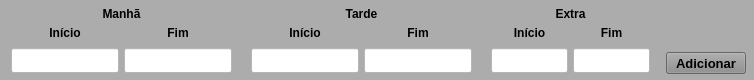
           <widget class="QWidget" name="widget_19" native="true">
            <property name="minimumSize">
             <size>
              <width>0</width>
              <height>80</height>
             </size>
            </property>
            <property name="maximumSize">
             <size>
              <width>16777215</width>
              <height>80</height>
             </size>
            </property>
            <property name="styleSheet">
             <string notr="true">background-color: rgb(172, 172, 172);</string>
            </property>
            <layout class="QHBoxLayout" name="horizontalLayout_17">
             <property name="spacing">
              <number>3</number>
             </property>
             <property name="leftMargin">
              <number>3</number>
             </property>
             <property name="topMargin">
              <number>3</number>
             </property>
             <property name="rightMargin">
              <number>3</number>
             </property>
             <property name="bottomMargin">
              <number>3</number>
             </property>
             <item>
              <widget class="QWidget" name="widget_22" native="true">
               <property name="minimumSize">
                <size>
                 <width>0</width>
                 <height>0</height>
                </size>
               </property>
               <property name="maximumSize">
                <size>
                 <width>16777215</width>
                 <height>16777215</height>
                </size>
               </property>
               <property name="styleSheet">
                <string notr="true"/>
               </property>
               <layout class="QVBoxLayout" name="verticalLayout_9">
                <property name="spacing">
                 <number>3</number>
                </property>
                <property name="leftMargin">
                 <number>3</number>
                </property>
                <property name="topMargin">
                 <number>3</number>
                </property>
                <property name="rightMargin">
                 <number>3</number>
                </property>
                <property name="bottomMargin">
                 <number>3</number>
                </property>
                <item>
                 <widget class="QLabel" name="label_25">
                  <property name="minimumSize">
                   <size>
                    <width>0</width>
                    <height>15</height>
                   </size>
                  </property>
                  <property name="maximumSize">
                   <size>
                    <width>16777215</width>
                    <height>15</height>
                   </size>
                  </property>
                  <property name="font">
                   <font>
                    <pointsize>9</pointsize>
                    <weight>75</weight>
                    <bold>true</bold>
                   </font>
                  </property>
                  <property name="text">
                   <string>Manhã</string>
                  </property>
                  <property name="alignment">
                   <set>Qt::AlignCenter</set>
                  </property>
                 </widget>
                </item>
                <item>
                 <widget class="QWidget" name="widget_24" native="true">
                  <property name="minimumSize">
                   <size>
                    <width>0</width>
                    <height>18</height>
                   </size>
                  </property>
                  <property name="maximumSize">
                   <size>
                    <width>16777215</width>
                    <height>18</height>
                   </size>
                  </property>
                  <layout class="QHBoxLayout" name="horizontalLayout_14">
                   <property name="spacing">
                    <number>5</number>
                   </property>
                   <property name="leftMargin">
                    <number>5</number>
                   </property>
                   <property name="topMargin">
                    <number>3</number>
                   </property>
                   <property name="rightMargin">
                    <number>5</number>
                   </property>
                   <property name="bottomMargin">
                    <number>3</number>
                   </property>
                   <item>
                    <widget class="QLabel" name="label_24">
                     <property name="font">
                      <font>
                       <pointsize>9</pointsize>
                       <weight>75</weight>
                       <bold>true</bold>
                      </font>
                     </property>
                     <property name="text">
                      <string>Início</string>
                     </property>
                     <property name="alignment">
                      <set>Qt::AlignCenter</set>
                     </property>
                    </widget>
                   </item>
                   <item>
                    <widget class="QLabel" name="label_26">
                     <property name="font">
                      <font>
                       <pointsize>9</pointsize>
                       <weight>75</weight>
                       <bold>true</bold>
                      </font>
                     </property>
                     <property name="text">
                      <string>Fim</string>
                     </property>
                     <property name="alignment">
                      <set>Qt::AlignCenter</set>
                     </property>
                    </widget>
                   </item>
                  </layout>
                 </widget>
                </item>
                <item>
                 <widget class="QWidget" name="widget_25" native="true">
                  <layout class="QHBoxLayout" name="horizontalLayout_19">
                   <property name="spacing">
                    <number>5</number>
                   </property>
                   <property name="leftMargin">
                    <number>5</number>
                   </property>
                   <property name="topMargin">
                    <number>3</number>
                   </property>
                   <property name="rightMargin">
                    <number>5</number>
                   </property>
                   <property name="bottomMargin">
                    <number>3</number>
                   </property>
                   <item>
                    <widget class="QLineEdit" name="line_Ini_Manha">
                     <property name="sizePolicy">
                      <sizepolicy hsizetype="Preferred" vsizetype="Preferred">
                       <horstretch>0</horstretch>
                       <verstretch>0</verstretch>
                      </sizepolicy>
                     </property>
                     <property name="minimumSize">
                      <size>
                       <width>0</width>
                       <height>25</height>
                      </size>
                     </property>
                     <property name="maximumSize">
                      <size>
                       <width>16777215</width>
                       <height>25</height>
                      </size>
                     </property>
                     <property name="font">
                      <font>
                       <pointsize>9</pointsize>
                      </font>
                     </property>
                     <property name="styleSheet">
                      <string notr="true">background-color: rgb(255, 255, 255);</string>
                     </property>
                     <property name="text">
                      <string/>
                     </property>
                     <property name="maxLength">
                      <number>30</number>
                     </property>
                     <property name="alignment">
                      <set>Qt::AlignCenter</set>
                     </property>
                    </widget>
                   </item>
                   <item>
                    <widget class="QLineEdit" name="line_Fim_Manha">
                     <property name="sizePolicy">
                      <sizepolicy hsizetype="Preferred" vsizetype="Preferred">
                       <horstretch>0</horstretch>
                       <verstretch>0</verstretch>
                      </sizepolicy>
                     </property>
                     <property name="minimumSize">
                      <size>
                       <width>0</width>
                       <height>25</height>
                      </size>
                     </property>
                     <property name="maximumSize">
                      <size>
                       <width>16777215</width>
                       <height>25</height>
                      </size>
                     </property>
                     <property name="font">
                      <font>
                       <pointsize>9</pointsize>
                      </font>
                     </property>
                     <property name="styleSheet">
                      <string notr="true">background-color: rgb(255, 255, 255);</string>
                     </property>
                     <property name="text">
                      <string/>
                     </property>
                     <property name="maxLength">
                      <number>30</number>
                     </property>
                     <property name="alignment">
                      <set>Qt::AlignCenter</set>
                     </property>
                    </widget>
                   </item>
                  </layout>
                 </widget>
                </item>
               </layout>
              </widget>
             </item>
             <item>
              <widget class="QWidget" name="widget_26" native="true">
               <property name="minimumSize">
                <size>
                 <width>0</width>
                 <height>0</height>
                </size>
               </property>
               <property name="maximumSize">
                <size>
                 <width>16777215</width>
                 <height>16777215</height>
                </size>
               </property>
               <property name="styleSheet">
                <string notr="true"/>
               </property>
               <layout class="QVBoxLayout" name="verticalLayout_10">
                <property name="spacing">
                 <number>3</number>
                </property>
                <property name="leftMargin">
                 <number>3</number>
                </property>
                <property name="topMargin">
                 <number>3</number>
                </property>
                <property name="rightMargin">
                 <number>3</number>
                </property>
                <property name="bottomMargin">
                 <number>3</number>
                </property>
                <item>
                 <widget class="QLabel" name="label_27">
                  <property name="minimumSize">
                   <size>
                    <width>0</width>
                    <height>15</height>
                   </size>
                  </property>
                  <property name="maximumSize">
                   <size>
                    <width>16777215</width>
                    <height>15</height>
                   </size>
                  </property>
                  <property name="font">
                   <font>
                    <pointsize>9</pointsize>
                    <weight>75</weight>
                    <bold>true</bold>
                   </font>
                  </property>
                  <property name="text">
                   <string>Tarde</string>
                  </property>
                  <property name="alignment">
                   <set>Qt::AlignCenter</set>
                  </property>
                 </widget>
                </item>
                <item>
                 <widget class="QWidget" name="widget_28" native="true">
                  <property name="minimumSize">
                   <size>
                    <width>0</width>
                    <height>18</height>
                   </size>
                  </property>
                  <property name="maximumSize">
                   <size>
                    <width>16777215</width>
                    <height>18</height>
                   </size>
                  </property>
                  <layout class="QHBoxLayout" name="horizontalLayout_21">
                   <property name="spacing">
                    <number>5</number>
                   </property>
                   <property name="leftMargin">
                    <number>5</number>
                   </property>
                   <property name="topMargin">
                    <number>3</number>
                   </property>
                   <property name="rightMargin">
                    <number>5</number>
                   </property>
                   <property name="bottomMargin">
                    <number>3</number>
                   </property>
                   <item>
                    <widget class="QLabel" name="label_28">
                     <property name="font">
                      <font>
                       <pointsize>9</pointsize>
                       <weight>75</weight>
                       <bold>true</bold>
                      </font>
                     </property>
                     <property name="text">
                      <string>Início</string>
                     </property>
                     <property name="alignment">
                      <set>Qt::AlignCenter</set>
                     </property>
                    </widget>
                   </item>
                   <item>
                    <widget class="QLabel" name="label_29">
                     <property name="font">
                      <font>
                       <pointsize>9</pointsize>
                       <weight>75</weight>
                       <bold>true</bold>
                      </font>
                     </property>
                     <property name="text">
                      <string>Fim</string>
                     </property>
                     <property name="alignment">
                      <set>Qt::AlignCenter</set>
                     </property>
                    </widget>
                   </item>
                  </layout>
                 </widget>
                </item>
                <item>
                 <widget class="QWidget" name="widget_29" native="true">
                  <layout class="QHBoxLayout" name="horizontalLayout_22">
                   <property name="spacing">
                    <number>5</number>
                   </property>
                   <property name="leftMargin">
                    <number>5</number>
                   </property>
                   <property name="topMargin">
                    <number>3</number>
                   </property>
                   <property name="rightMargin">
                    <number>5</number>
                   </property>
                   <property name="bottomMargin">
                    <number>3</number>
                   </property>
                   <item>
                    <widget class="QLineEdit" name="line_Ini_Tarde">
                     <property name="sizePolicy">
                      <sizepolicy hsizetype="Preferred" vsizetype="Preferred">
                       <horstretch>0</horstretch>
                       <verstretch>0</verstretch>
                      </sizepolicy>
                     </property>
                     <property name="minimumSize">
                      <size>
                       <width>0</width>
                       <height>25</height>
                      </size>
                     </property>
                     <property name="maximumSize">
                      <size>
                       <width>16777215</width>
                       <height>25</height>
                      </size>
                     </property>
                     <property name="font">
                      <font>
                       <pointsize>9</pointsize>
                      </font>
                     </property>
                     <property name="styleSheet">
                      <string notr="true">background-color: rgb(255, 255, 255);</string>
                     </property>
                     <property name="text">
                      <string/>
                     </property>
                     <property name="maxLength">
                      <number>30</number>
                     </property>
                     <property name="alignment">
                      <set>Qt::AlignCenter</set>
                     </property>
                    </widget>
                   </item>
                   <item>
                    <widget class="QLineEdit" name="line_Fim_Tarde">
                     <property name="sizePolicy">
                      <sizepolicy hsizetype="Preferred" vsizetype="Preferred">
                       <horstretch>0</horstretch>
                       <verstretch>0</verstretch>
                      </sizepolicy>
                     </property>
                     <property name="minimumSize">
                      <size>
                       <width>0</width>
                       <height>25</height>
                      </size>
                     </property>
                     <property name="maximumSize">
                      <size>
                       <width>16777215</width>
                       <height>25</height>
                      </size>
                     </property>
                     <property name="font">
                      <font>
                       <pointsize>9</pointsize>
                      </font>
                     </property>
                     <property name="styleSheet">
                      <string notr="true">background-color: rgb(255, 255, 255);</string>
                     </property>
                     <property name="text">
                      <string/>
                     </property>
                     <property name="maxLength">
                      <number>30</number>
                     </property>
                     <property name="alignment">
                      <set>Qt::AlignCenter</set>
                     </property>
                    </widget>
                   </item>
                  </layout>
                 </widget>
                </item>
               </layout>
              </widget>
             </item>
             <item>
              <widget class="QWidget" name="widget_34" native="true">
               <property name="minimumSize">
                <size>
                 <width>175</width>
                 <height>0</height>
                </size>
               </property>
               <property name="maximumSize">
                <size>
                 <width>175</width>
                 <height>16777215</height>
                </size>
               </property>
               <layout class="QVBoxLayout" name="verticalLayout_13">
                <property name="spacing">
                 <number>0</number>
                </property>
                <property name="leftMargin">
                 <number>0</number>
                </property>
                <property name="topMargin">
                 <number>0</number>
                </property>
                <property name="rightMargin">
                 <number>0</number>
                </property>
                <property name="bottomMargin">
                 <number>0</number>
                </property>
                <item>
                 <widget class="QWidget" name="widget_Extra" native="true">
                  <property name="minimumSize">
                   <size>
                    <width>0</width>
                    <height>0</height>
                   </size>
                  </property>
                  <property name="maximumSize">
                   <size>
                    <width>16777215</width>
                    <height>16777215</height>
                   </size>
                  </property>
                  <property name="styleSheet">
                   <string notr="true"/>
                  </property>
                  <layout class="QVBoxLayout" name="verticalLayout_11">
                   <property name="spacing">
                    <number>3</number>
                   </property>
                   <property name="leftMargin">
                    <number>3</number>
                   </property>
                   <property name="topMargin">
                    <number>3</number>
                   </property>
                   <property name="rightMargin">
                    <number>3</number>
                   </property>
                   <property name="bottomMargin">
                    <number>3</number>
                   </property>
                   <item>
                    <widget class="QLabel" name="label_30">
                     <property name="minimumSize">
                      <size>
                       <width>0</width>
                       <height>15</height>
                      </size>
                     </property>
                     <property name="maximumSize">
                      <size>
                       <width>16777215</width>
                       <height>15</height>
                      </size>
                     </property>
                     <property name="font">
                      <font>
                       <pointsize>9</pointsize>
                       <weight>75</weight>
                       <bold>true</bold>
                      </font>
                     </property>
                     <property name="text">
                      <string>Extra</string>
                     </property>
                     <property name="alignment">
                      <set>Qt::AlignCenter</set>
                     </property>
                    </widget>
                   </item>
                   <item>
                    <widget class="QWidget" name="widget_31" native="true">
                     <property name="minimumSize">
                      <size>
                       <width>0</width>
                       <height>18</height>
                      </size>
                     </property>
                     <property name="maximumSize">
                      <size>
                       <width>16777215</width>
                       <height>18</height>
                      </size>
                     </property>
                     <layout class="QHBoxLayout" name="horizontalLayout_18">
                      <property name="spacing">
                       <number>5</number>
                      </property>
                      <property name="leftMargin">
                       <number>5</number>
                      </property>
                      <property name="topMargin">
                       <number>3</number>
                      </property>
                      <property name="rightMargin">
                       <number>5</number>
                      </property>
                      <property name="bottomMargin">
                       <number>3</number>
                      </property>
                      <item>
                       <widget class="QLabel" name="label_31">
                        <property name="font">
                         <font>
                          <pointsize>9</pointsize>
                          <weight>75</weight>
                          <bold>true</bold>
                         </font>
                        </property>
                        <property name="text">
                         <string>Início</string>
                        </property>
                        <property name="alignment">
                         <set>Qt::AlignCenter</set>
                        </property>
                       </widget>
                      </item>
                      <item>
                       <widget class="QLabel" name="label_32">
                        <property name="font">
                         <font>
                          <pointsize>9</pointsize>
                          <weight>75</weight>
                          <bold>true</bold>
                         </font>
                        </property>
                        <property name="text">
                         <string>Fim</string>
                        </property>
                        <property name="alignment">
                         <set>Qt::AlignCenter</set>
                        </property>
                       </widget>
                      </item>
                     </layout>
                    </widget>
                   </item>
                   <item>
                    <widget class="QWidget" name="widget_32" native="true">
                     <layout class="QHBoxLayout" name="horizontalLayout_24">
                      <property name="spacing">
                       <number>5</number>
                      </property>
                      <property name="leftMargin">
                       <number>5</number>
                      </property>
                      <property name="topMargin">
                       <number>3</number>
                      </property>
                      <property name="rightMargin">
                       <number>5</number>
                      </property>
                      <property name="bottomMargin">
                       <number>3</number>
                      </property>
                      <item>
                       <widget class="QLineEdit" name="line_Ini_Extra">
                        <property name="sizePolicy">
                         <sizepolicy hsizetype="Preferred" vsizetype="Preferred">
                          <horstretch>0</horstretch>
                          <verstretch>0</verstretch>
                         </sizepolicy>
                        </property>
                        <property name="minimumSize">
                         <size>
                          <width>0</width>
                          <height>25</height>
                         </size>
                        </property>
                        <property name="maximumSize">
                         <size>
                          <width>16777215</width>
                          <height>25</height>
                         </size>
                        </property>
                        <property name="font">
                         <font>
                          <pointsize>9</pointsize>
                         </font>
                        </property>
                        <property name="styleSheet">
                         <string notr="true">background-color: rgb(255, 255, 255);</string>
                        </property>
                        <property name="text">
                         <string/>
                        </property>
                        <property name="maxLength">
                         <number>30</number>
                        </property>
                        <property name="alignment">
                         <set>Qt::AlignCenter</set>
                        </property>
                       </widget>
                      </item>
                      <item>
                       <widget class="QLineEdit" name="line_Fim_Extra">
                        <property name="sizePolicy">
                         <sizepolicy hsizetype="Preferred" vsizetype="Preferred">
                          <horstretch>0</horstretch>
                          <verstretch>0</verstretch>
                         </sizepolicy>
                        </property>
                        <property name="minimumSize">
                         <size>
                          <width>0</width>
                          <height>25</height>
                         </size>
                        </property>
                        <property name="maximumSize">
                         <size>
                          <width>16777215</width>
                          <height>25</height>
                         </size>
                        </property>
                        <property name="font">
                         <font>
                          <pointsize>9</pointsize>
                         </font>
                        </property>
                        <property name="styleSheet">
                         <string notr="true">background-color: rgb(255, 255, 255);</string>
                        </property>
                        <property name="text">
                         <string/>
                        </property>
                        <property name="maxLength">
                         <number>30</number>
                        </property>
                        <property name="alignment">
                         <set>Qt::AlignCenter</set>
                        </property>
                       </widget>
                      </item>
                     </layout>
                    </widget>
                   </item>
                  </layout>
                 </widget>
                </item>
               </layout>
              </widget>
             </item>
             <item>
              <widget class="QWidget" name="widget_33" native="true">
               <layout class="QVBoxLayout" name="verticalLayout_12">
                <property name="spacing">
                 <number>5</number>
                </property>
                <property name="leftMargin">
                 <number>5</number>
                </property>
                <property name="topMargin">
                 <number>3</number>
                </property>
                <property name="rightMargin">
                 <number>5</number>
                </property>
                <property name="bottomMargin">
                 <number>3</number>
                </property>
                <item>
                 <widget class="QLabel" name="label_2">
                  <property name="text">
                   <string/>
                  </property>
                 </widget>
                </item>
                <item>
                 <widget class="QPushButton" name="btn_Adicionar">
                  <property name="sizePolicy">
                   <sizepolicy hsizetype="Preferred" vsizetype="Preferred">
                    <horstretch>0</horstretch>
                    <verstretch>0</verstretch>
                   </sizepolicy>
                  </property>
                  <property name="minimumSize">
                   <size>
                    <width>80</width>
                    <height>22</height>
                   </size>
                  </property>
                  <property name="maximumSize">
                   <size>
                    <width>80</width>
                    <height>22</height>
                   </size>
                  </property>
                  <property name="font">
                   <font>
                    <pointsize>10</pointsize>
                    <weight>75</weight>
                    <bold>true</bold>
                   </font>
                  </property>
                  <property name="cursor">
                   <cursorShape>PointingHandCursor</cursorShape>
                  </property>
                  <property name="layoutDirection">
                   <enum>Qt::LeftToRight</enum>
                  </property>
                  <property name="autoFillBackground">
                   <bool>false</bool>
                  </property>
                  <property name="styleSheet">
                   <string notr="true">background-color: rgb(141, 141, 141);</string>
                  </property>
                  <property name="text">
                   <string>Adicionar</string>
                  </property>
                  <property name="checkable">
                   <bool>false</bool>
                  </property>
                  <property name="autoDefault">
                   <bool>false</bool>
                  </property>
                  <property name="default">
                   <bool>false</bool>
                  </property>
                  <property name="flat">
                   <bool>false</bool>
                  </property>
                 </widget>
                </item>
               </layout>
              </widget>
             </item>
            </layout>
           </widget>
